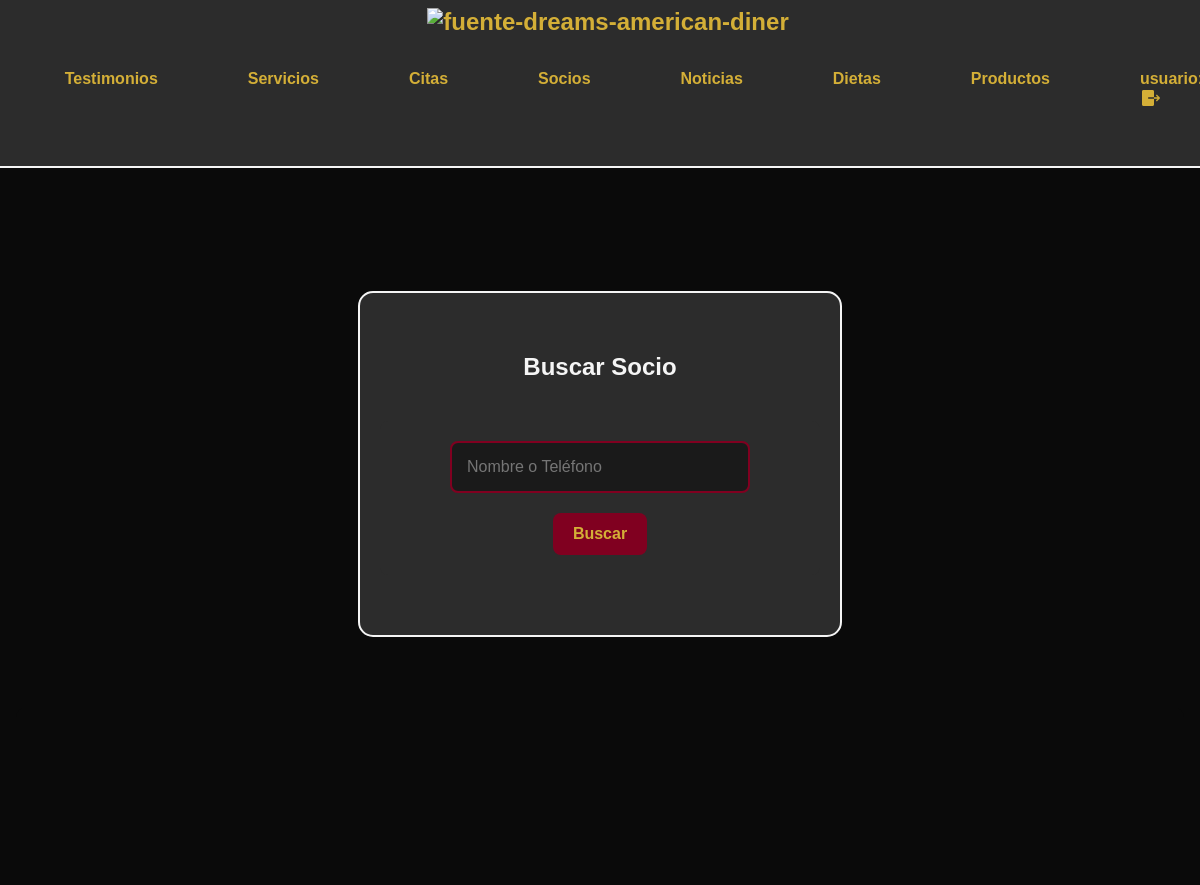
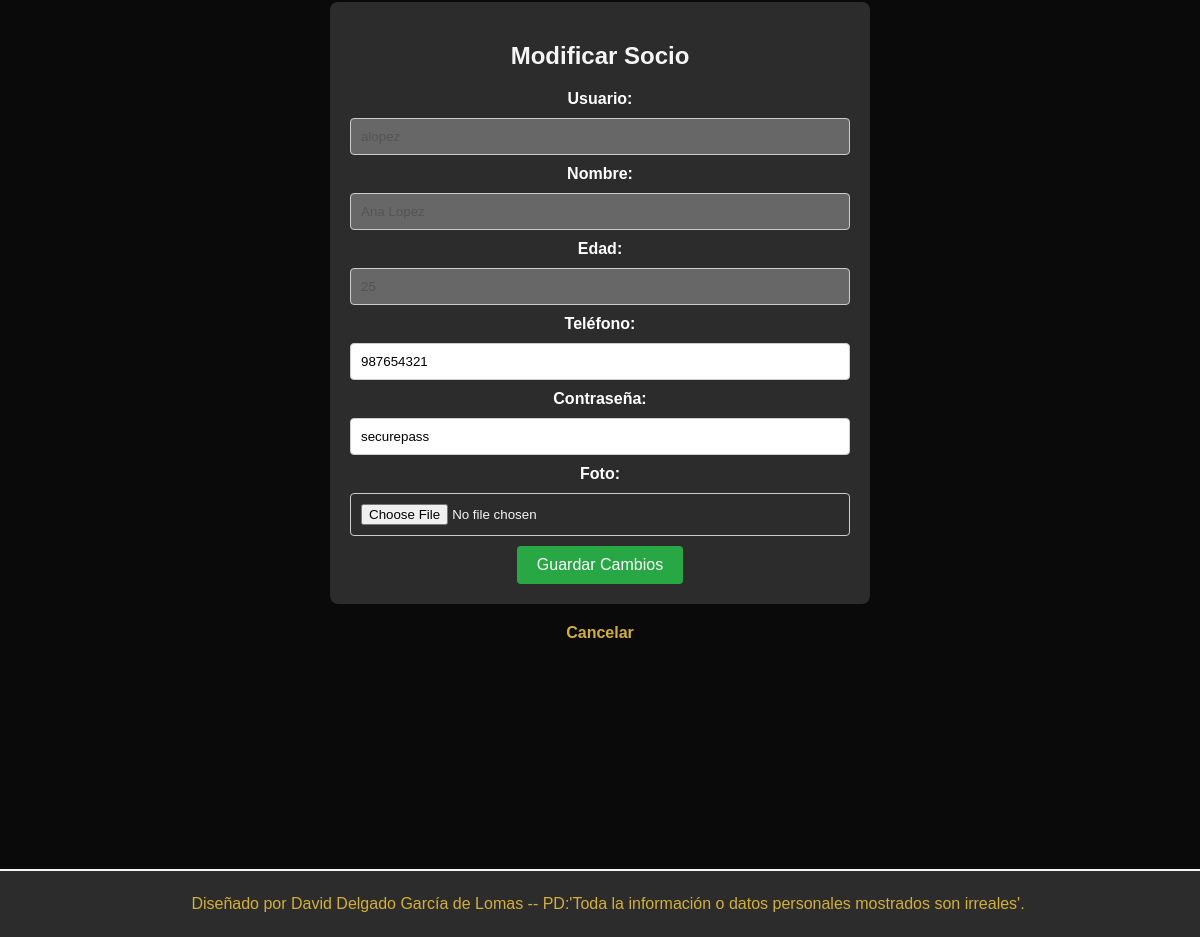
Screenshot of /php/socios/socios_formulario.php (signed in) with the database file from the repository (2 pictures, top to bottom).
### tables this page shows
CREATE TABLE socio (
    id_socio INT NULL AUTO_INCREMENT PRIMARY KEY,
    nombre VARCHAR(100) NOT NULL,
    edad INT NOT NULL,
    contrasena VARCHAR(255) NOT NULL,
    usuario VARCHAR(50) UNIQUE NOT NULL,
    telefono VARCHAR(15) NOT NULL,
    role ENUM('admin', 'user') NOT NULL DEFAULT 'user',
    foto VARCHAR(255)
);

### php/socios/socios.php (called while the page is built, shortened)
<?php
function obtenerDatosSocio($id) {
    global $nombre_db, $nombre_host, $nombre_usuario, $password_db;
    $conexion = conectar($nombre_host, $nombre_usuario, $password_db, $nombre_db);
    $stmt = $conexion->prepare("SELECT id_socio, usuario, nombre, edad, telefono, contrasena, foto FROM socio WHERE id_socio = ?");
    $stmt->bind_param("i", $id);
    $stmt->execute();
    $resultado = $stmt->get_result();
    $datosSocio = null;
    if ($resultado->num_rows > 0) {
        $datosSocio = $resultado->fetch_assoc();
    }
    return $datosSocio;
}
?>

### php/socios/socios_formulario.php (the view, shortened to what this page needs)
<?php
require_once ("../../php/inicio.php");
require_once("../servicios/servicios.php");
require_once("../socios/socios.php");
?>
<!DOCTYPE html>
<html lang="en">
<head>
    <link rel="stylesheet" href="../../estilos/styles.css">
</head>
<body>
    <div class="container">
    <?php
        echo "<div class='secc'>";
    ?>
        <div class="search-container">
            <h2>Buscar Socio</h2>
            <form method="GET" action="socios_formulario.php" class="socios_form">
                <input class="search_placeholder" type="text" name="search" placeholder="Nombre o Teléfono">
                <button type="submit" name="busqueda">Buscar</button>
            </form>
        </div>
    <div id="resultadoSocios">
        <?php
        include_once 'socios.php';
        if (isset($_SESSION['id_socio']) && $_SESSION['id_socio'] == 0) {
            if (isset($_GET['busqueda']) && !empty($_GET['search'])) {
                $searchTerm = $_GET['search'];
                motrarsocios($searchTerm, true);
            } else {
                motrarsocios('', true);
            }
            if (isset($_GET['modificar'])) {
                $id_socio = $_GET['modificar'];
                if ($id_socio != 0) {
                    $datosSocio = obtenerDatosSocio($id_socio);
                    if ($datosSocio) {
                        echo "
                        <div class='formulario'>
                            <form id='form-modificar' method='POST' action='socios.php' enctype='multipart/form-data'>
                                <h2>Modificar Socio</h2>
                                <input type='hidden' name='id_socio' value='" . $id_socio . "'>
                                <label for='usuario'>Usuario:</label>
                                <input type='text' name='usuario' id='usuario' value='" . $datosSocio['usuario']  . "'>
                                <span class='error'></span>
                                <label for='nombre'>Nombre:</label>
                                <input type='text' name='nombre' id='nombre' value='" . $datosSocio['nombre'] . "'>
                                <span class='error'></span>
                                <label for='edad'>Edad:</label>
                                <input type='text' name='edad' id='edad' value='" . $datosSocio['edad'] . "'>
                                <span class='error'></span>
                                <label for='telefono'>Teléfono:</label>
                                <input type='text' name='telefono' id='telefono' value='" . $datosSocio['telefono'] . "'>
                                <span class='error'></span>
                                <label for='contrasena'>Contraseña:</label>
                                <input type='text' name='contrasena' id='contrasena' value='" . $datosSocio['contrasena'] . "'>
                                <span class='error'></span>
                                <label for='foto'>Foto:</label>
                                <input type='file' name='foto' id='foto'>
                                <span class='error'></span>
                                <button type='submit' name='guardar_cambios'>Guardar Cambios</button>
                            </form>
                            <a href='socios_formulario.php'>Cancelar</a>
                        </div>";
                    } else {
                        echo "<p>Socio no encontrado.</p>";
                    }
                }
            }
        } else {
            $id_socio = $_SESSION['id_socio'];
            if ($id_socio != 0) {
                $datosSocio = obtenerDatosSocio($id_socio);
                if ($datosSocio) {
                    echo "
                    <div class='formulario'>
                        <form id='form-modificar' method='POST' action='socios.php' enctype='multipart/form-data'>
                            <h2>Modificar Socio</h2>
                            <input type='hidden' name='id_socio' value='" . $id_socio . "'>
                            <label for='usuario'>Usuario:</label>
                            <input type='text' name='usuario' id='usuario' value='" . $datosSocio['usuario']  . "' disabled>
                            <span class='error'></span>
                            <label for='nombre'>Nombre:</label>
                            <input type='text' name='nombre' id='nombre' value='" . $datosSocio['nombre'] . "' disabled>
                            <span class='error'></span>
                            <label for='edad'>Edad:</label>
                            <input type='text' name='edad' id='edad' value='" . $datosSocio['edad'] . "' disabled>
                            <span class='error'></span>
                            <label for='telefono'>Teléfono:</label>
                            <input type='text' name='telefono' id='telefono' value='" . $datosSocio['telefono'] . "'>
                            <span class='error'></span>
                            <label for='contrasena'>Contraseña:</label>
                            <input type='text' name='contrasena' id='contrasena' value='" . $datosSocio['contrasena'] . "'>
                            <span class='error'></span>
                            <label for='foto'>Foto:</label>
                            <input type='file' name='foto' id='foto'>
                            <span class='error'></span>
                            <button type='submit' name='guardar_cambios'>Guardar Cambios</button>
                        </form>
                        <a href='socios_formulario.php'>Cancelar</a>
                    </div>";
                } else {
                    echo "<p>Socio no encontrado.</p>";
                }
            }
        }
        ?>
    </div>
    <?php
        echo "</div>";
    ?>
</body>
</html>

### estilos/base.css (style rules this page uses)
:root { --body-bg-color: #1a1c1d; --text-color: #aaaebc; --hr-color: #26292a; --transition-duration: 0.3s; --transition-delay: 0.2s; --red: #e74c3c; }
body { background-color: var(--body-bg-color); color: var(--text-color); font-family: sans-serif; height: 100%; }
h2 { text-align: center; }

### estilos/layout.css (style rules this page uses)
.container { display: grid; grid-template-columns: 1fr 3fr 1fr; grid-template-rows: auto 1fr auto; min-height: 100vh; width: 100%; margin: 0; padding: 0; background-color: #2e2b2b; color: #F5F5F5; box-sizing: border-box; overflow: hidden; }
.secc { grid-column: 2 / 3; grid-row: 2 / 3; background-color: #0A0A0A; padding: 1rem; padding-top: 30px; margin: 0; overflow-y: auto; max-height: 123vh; -ms-overflow-style: none; }

### estilos/components.css (style rules this page uses)
a { color: #D4AF37; text-decoration: none; font-weight: bold; }

### estilos/media-queries.css (style rules this page uses)
@media (max-width: 1920px) { .container { grid-template-columns: 1fr 2fr 1fr; } }
@media (max-width: 1200px) { .container { grid-template-columns: 1fr; } }
@media (max-width: 1200px) { .secc { grid-column: 1 / -1; padding-top: 1rem; } }

### estilos/index/news.css (style rules this page uses)
div>h2 { text-align: center; font-weight: bold; text-decoration: overline; }
a { color: #D4AF37; text-decoration: none; font-weight: bold; }

### estilos/form.css (style rules this page uses)
.formulario { padding: 2rem; border-radius: 10px; color: #F5F5F5; text-align: center; margin-top: 70px; margin-bottom: 50px; display: flex; justify-content: center; align-items: center; flex-direction: column; height: 70vh; box-sizing: border-box; background-color: #0A0A0A; }
form { background-color: #2C2C2C; padding: 20px; border-radius: 8px; margin-top: 20px; max-width: 500px; width: 100%; margin-bottom: 20px; }
h2 { text-align: center; margin-bottom: 20px; }
label { display: block; margin-bottom: 10px; font-weight: bold; color: #ffffff; }
input[type="text"], input[type="number"], input[type="file"], select { width: 100%; padding: 10px; margin-bottom: 10px; border: 1px solid #ccc; border-radius: 4px; box-sizing: border-box; align-items: center; }
button { padding: 10px 20px; background-color: #28a745; color: white; border: none; border-radius: 4px; cursor: pointer; font-size: 16px; }

### estilos/search.css (style rules this page uses)
.search-container { background-color: #2C2C2C; margin: 0 auto; margin-top: 275px; border-radius: 15px; border: 2px solid #F5F5F5; text-align: center; display: flex; flex-direction: column; align-items: center; padding: 40px; max-width: 400px; }
.socios_form { display: flex; flex-direction: column; align-items: center; width: 100%; }
.search-container h2 { text-decoration: none; }
.search-container input[type="text"] { width: 100%; max-width: 300px; padding: 15px; margin-bottom: 20px; border: 2px solid #800020; border-radius: 8px; background-color: #1a1a1a; color: #F5F5F5; font-size: 1rem; }
.search-container button { background-color: #800020; color: #D4AF37; border: none; padding: 12px 20px; border-radius: 8px; cursor: pointer; transition: background-color 0.3s ease; font-size: 1rem; font-weight: bold; }

### estilos/carrito.css (style rules this page uses)
:root { --transition: all 0.3s linear; --clr-primary-3: hsl(21, 81%, 29%); }

### rows the page displays
socio: usuario "alopez", nombre "Ana Lopez", edad "25", telefono "987654321", contrasena "securepass"
